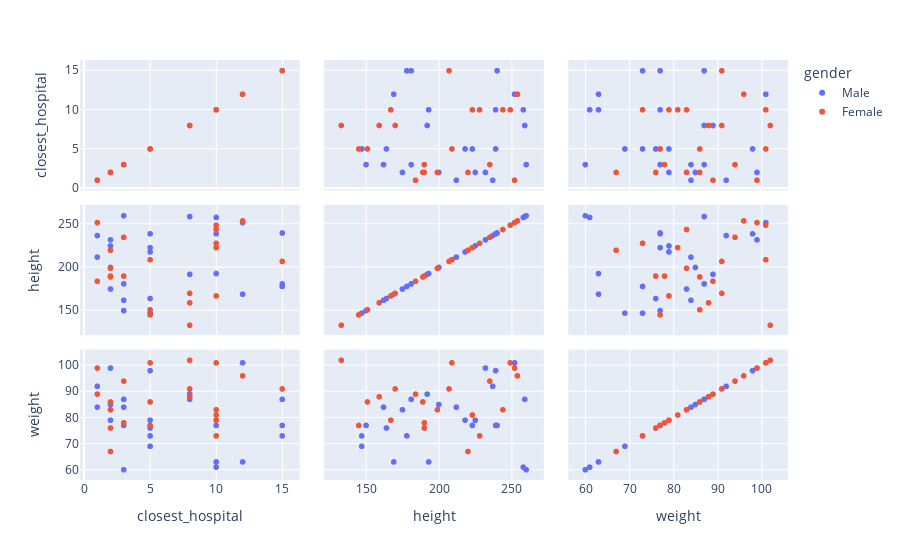

Notebook code cell kept with this figure:
### Markdown cell above
### Scatter matrix of "closest_hospital", "height" and "weight" by gender

### Code cell
fig = px.scatter_matrix(patient_df,
    dimensions=["closest_hospital", "height", "weight"],
    color="gender")
fig.show()

### Figure 1 — Plotly figure (JSON) as saved in the notebook; plotly's stock layout.template omitted (floating-point values rounded to 4 significant figures)
{"data": [{"dimensions": [{"axis": {"matches": true}, "label": "closest_hospital", "values": [12, 5, 15, 15, 5, 2, 3, 5, 8, 3, 10, 2, 5, 5, 8, 2, 3, 15, 5, 10, 1, 3, 2, 1, 10, 12]}, {"axis": {"matches": true}, "label": "height", "values": [169, 147, 181, 178, 164, 175, 162, 223, 192, 181, 239, 200, 147, 218, 259, 225, 150, 240, 239, 258, 212, 260, 232, 237, 193, 252]}, {"axis": {"matches": true}, "label": "weight", "values": [63, 69, 87, 73, 76, 83, 84, 77, 89, 87, 77, 85, 73, 79, 87, 79, 77, 77, 98, 61, 84, 60, 99, 92, 63, 101]}], "hovertemplate": "gender=Male<br>%{xaxis.title.text}=%{x}<br>%{yaxis.title.text}=%{y}<extra></extra>", "legendgroup": "Male", "marker": {"color": "#636efa", "symbol": "circle"}, "name": "Male", "showlegend": true, "type": "splom"}, {"dimensions": [{"axis": {"matches": true}, "label": "closest_hospital", "values": [10, 5, 15, 2, 8, 10, 2, 8, 8, 2, 1, 5, 10, 10, 12, 1, 3, 10, 5, 2, 3]}, {"axis": {"matches": true}, "label": "height", "values": [167, 151, 207, 190, 170, 228, 189, 133, 159, 220, 184, 145, 249, 223, 254, 252, 190, 244, 209, 199, 235]}, {"axis": {"matches": true}, "label": "weight", "values": [79, 86, 91, 76, 91, 73, 86, 102, 88, 67, 89, 77, 101, 81, 96, 99, 78, 83, 101, 83, 94]}], "hovertemplate": "gender=Female<br>%{xaxis.title.text}=%{x}<br>%{yaxis.title.text}=%{y}<extra></extra>", "legendgroup": "Female", "marker": {"color": "#EF553B", "symbol": "circle"}, "name": "Female", "showlegend": true, "type": "splom"}], "layout": {"dragmode": "select", "legend": {"title": {"text": "gender"}, "tracegroupgap": 0}, "margin": {"t": 60}}}
